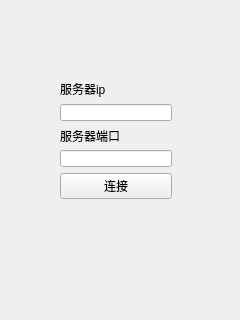
<?xml version="1.0" encoding="UTF-8"?>
<ui version="4.0">
 <class>LoginUI</class>
 <widget class="QWidget" name="LoginUI">
  <property name="geometry">
   <rect>
    <x>0</x>
    <y>0</y>
    <width>240</width>
    <height>320</height>
   </rect>
  </property>
  <property name="windowTitle">
   <string>Form</string>
  </property>
  <widget class="QLabel" name="Note">
   <property name="geometry">
    <rect>
     <x>90</x>
     <y>260</y>
     <width>49</width>
     <height>14</height>
    </rect>
   </property>
   <property name="text">
    <string/>
   </property>
  </widget>
  <widget class="QWidget" name="">
   <property name="geometry">
    <rect>
     <x>60</x>
     <y>80</y>
     <width>112</width>
     <height>119</height>
    </rect>
   </property>
   <layout class="QVBoxLayout" name="verticalLayout_3">
    <item>
     <layout class="QVBoxLayout" name="verticalLayout">
      <item>
       <widget class="QLabel" name="label">
        <property name="text">
         <string>服务器ip</string>
        </property>
       </widget>
      </item>
      <item>
       <widget class="QLineEdit" name="IPLineEditor"/>
      </item>
     </layout>
    </item>
    <item>
     <layout class="QVBoxLayout" name="verticalLayout_2">
      <item>
       <widget class="QLabel" name="label_2">
        <property name="text">
         <string>服务器端口</string>
        </property>
       </widget>
      </item>
      <item>
       <widget class="QLineEdit" name="PortLineEditor"/>
      </item>
     </layout>
    </item>
    <item>
     <widget class="QPushButton" name="pushButton">
      <property name="text">
       <string>连接</string>
      </property>
     </widget>
    </item>
   </layout>
  </widget>
 </widget>
 <resources/>
 <connections/>
</ui>
